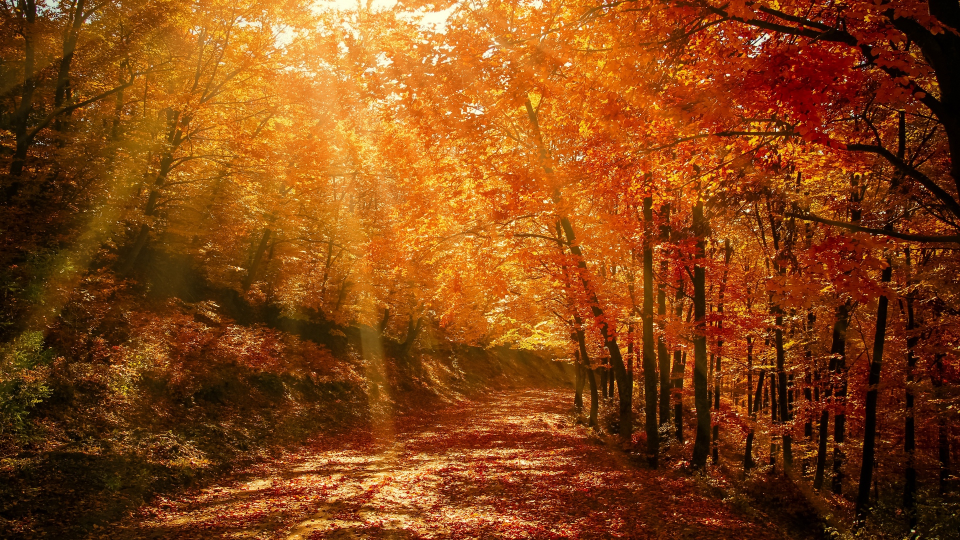
#> input picture 22년 8월/220810_CV1일차(2차원신호의 디지털화)/fig/images/autumn_forest_park_128379_1920x1080.jpg, 1920 x 1080 px (shown at 1/2 size); its folder holds only this picture in this run
$ jupyter execute --allow-errors '220812 이미지 합성.ipynb'
#> lines starting #> are read from the running program, lines starting #| are printed output that depends on the picture; after the words box and inside, x2 and y2 are one past the last pixel; in counts of white or black regions, pixels touching at a corner belong together
[cell 1]
import numpy as np
import cv2
import sys

cv2.__version__

[cell 2]
img = cv2.imread('./fig/puppy.bmp', cv2.IMREAD_GRAYSCALE)

#> (the rest of this cell did not finish here and is left out)

[cell 3]
import glob

[cell 4]
img_files = glob.glob('./fig/images/*.*')

cv2.namedWindow('scene',)


idx = 0
while True :
    img = cv2.imread(img_files[idx])
#> img is the input picture: shape (1080, 1920, 3); mean B, G, R 19.9, 68.7, 132.4

    if img is None :
        print('image read failed')
        break

    cv2.imshow('scene', img)

    if cv2.waitKey(3000) == 27:
#> (key Esc is pressed here)
        break

    idx += 1

    if idx >= len(img_files):
        idx=0

cv2.destroyAllWindows()

[cell 5]
img = cv2.imread('./fig/fig/cat.bmp')
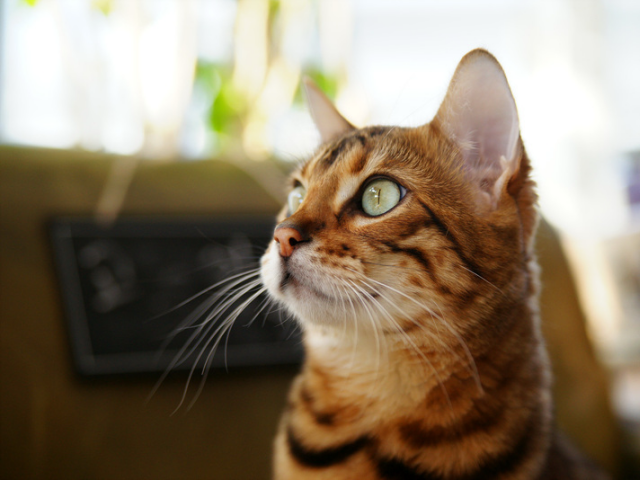
#> input picture 22년 8월/220811_CV2일차(이미지 자동출력)/fig/fig/cat.bmp, 640 x 480 px, found by its file name
#> img is the input picture: shape (480, 640, 3); mean B, G, R 104.5, 125.6, 140.8

img1 = img
# 데이터카피
img2 = img.copy()

cv2.circle(img, (100,100),50,(0,0,255), 6, cv2.LINE_AA)
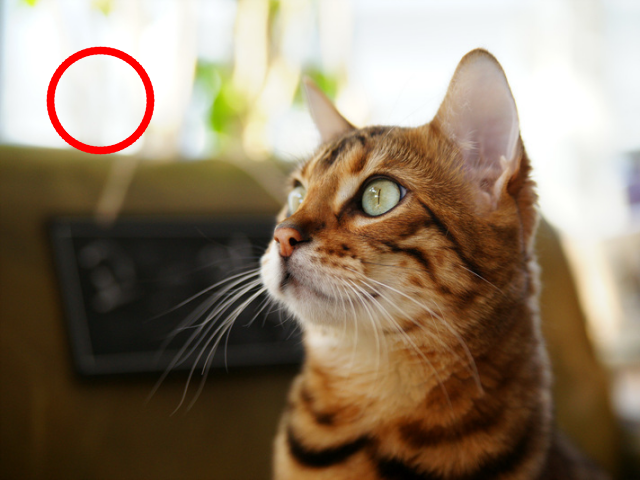
#> img: shape (480, 640, 3); 0.91% of pixels changed, all inside (x1, y1, x2, y2) = (46, 46, 155, 155)

cv2.imshow('img', img)
cv2.imshow('img1', img1)
cv2.imshow('img2', img2)


cv2.waitKey()
cv2.destroyAllWindows()

[cell 6]
## 합성의 기본 (mask 연산)
src = cv2.imread('./fig/fig/airplane.bmp')
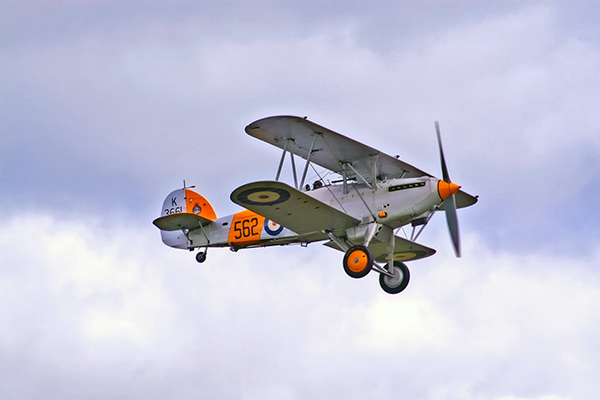
#> input picture 22년 8월/220811_CV2일차(이미지 자동출력)/fig/fig/airplane.bmp, 600 x 400 px, found by its file name
#> src is the input picture: shape (400, 600, 3); mean B, G, R 217.1, 197.6, 196.8
mask = cv2.imread('./fig/fig/mask_plane.bmp', 0) # 그레이로 엶
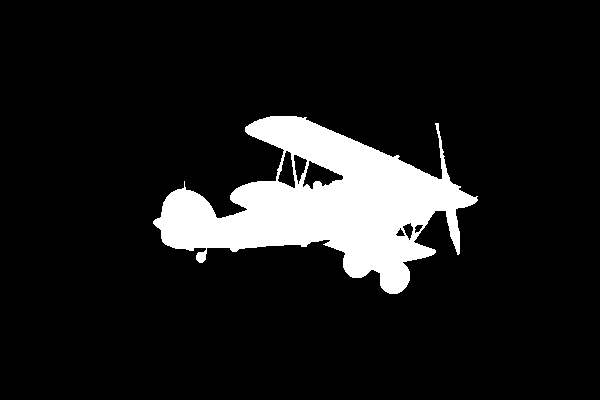
#> input picture 22년 8월/220811_CV2일차(이미지 자동출력)/fig/fig/mask_plane.bmp, 600 x 400 px, found by its file name
#> mask: shape (400, 600); 10.8% white; 1 white region, box (x1, y1, x2, y2) and area: (153, 116, 478, 294) 25896
dst = cv2.imread('./fig/fig/field.bmp') # 배경
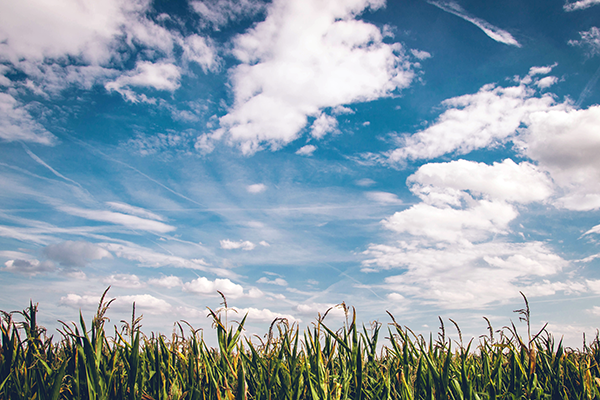
#> input picture 22년 8월/220811_CV2일차(이미지 자동출력)/fig/fig/field.bmp, 600 x 400 px, found by its file name
#> dst is the input picture: shape (400, 600, 3); mean B, G, R 173.2, 160.3, 141.8

if src is None or mask is None or dst is None :
    print('image read failed')
    sys.exit()

cv2.imshow('src', src)
cv2.imshow('mask', mask)
cv2.imshow('dst', dst)

cv2.waitKey()
cv2.destroyAllWindows()

[cell 7]
## src를 dst로 옮김
src = cv2.imread('./fig/fig/airplane.bmp')
mask = cv2.imread('./fig/fig/mask_plane.bmp', 0) # 그레이로 엶
dst = cv2.imread('./fig/fig/field.bmp') # 배경

if src is None or mask is None or dst is None :
    print('image read failed')
    sys.exit()

# cv2.copyTo(src, mask, dst)
dst = cv2.copyTo(src, mask)
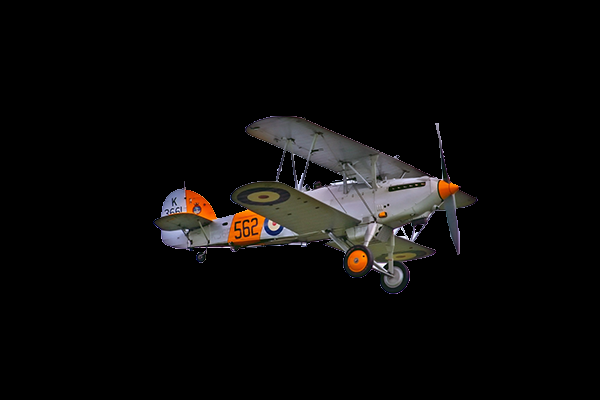
#> dst: shape (400, 600, 3); mean B, G, R 9.5, 10.2, 11.3

dst[mask > 0] = (0,)
#> dst: shape (400, 600, 3); 10.78% of pixels changed, all inside (x1, y1, x2, y2) = (153, 116, 478, 294)


cv2.imshow('src', src)
cv2.imshow('mask', mask)
cv2.imshow('dst', dst)

cv2.waitKey()
cv2.destroyAllWindows()

[cell 8]
src = cv2.imread('./fig/fig/cow.png')
dst = cv2.imread('./fig/fig/green.png')
h, w = img.shape[:2]
#> h = 480; w = 640
#> (the rest of this cell did not finish here and is left out)
